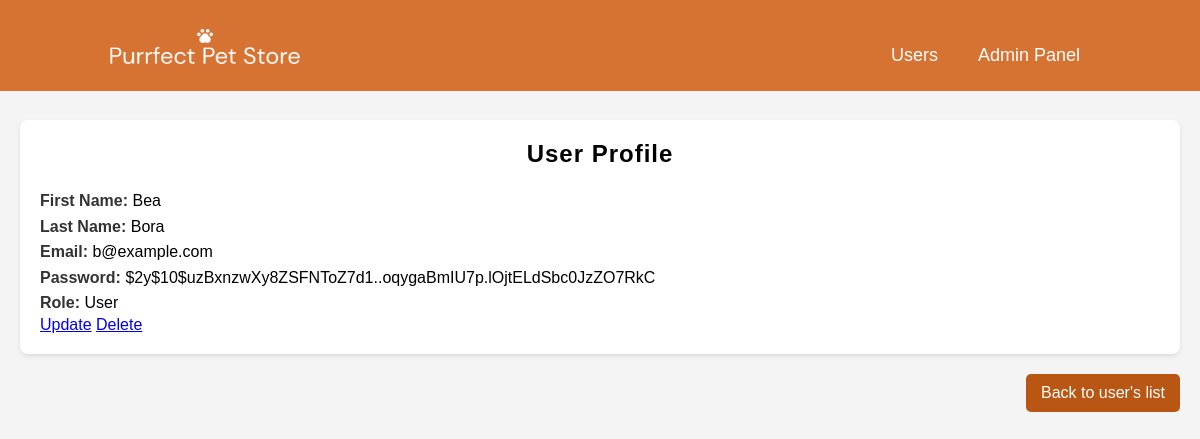
Page /view_user.php?user_id=2 on the committed database.
### tables this page shows
CREATE TABLE `users` (
  `user_id` int(11) NOT NULL,
  `firstName` varchar(50) NOT NULL,
  `lastName` varchar(50) NOT NULL,
  `email` varchar(255) NOT NULL,
  `password` varchar(255) NOT NULL,
  `is_admin` tinyint(4) NOT NULL DEFAULT 0,
  `is_seller` tinyint(4) NOT NULL DEFAULT 0,
  `is_rider` tinyint(4) NOT NULL DEFAULT 0
);

### view_user.php (the view, shortened to what this page needs)
<?php
require_once 'database.php';
if (isset($_GET['user_id'])) {
    $user_id = $_GET['user_id'];
    $stmt = $conn->prepare("SELECT * FROM users WHERE user_id = ?");
    $stmt->bind_param("i", $user_id);
    $stmt->execute();
    $result = $stmt->get_result();
    if ($result->num_rows === 0) {
        echo "No user found.";
        exit;
    } else {
        $user = $result->fetch_assoc();
    }
} else {
    echo "No user specified.";
    exit;
}
?>
<!DOCTYPE html>
<html lang="en">
<head>
    <link href='https://unpkg.com/boxicons@2.1.4/css/boxicons.min.css' rel='stylesheet'>
	<link rel="stylesheet" href="style.css">
</head>
<body class="view_user">
    <header>
		<a href="dashboard.php"><img src="images/Background/logo.png" class="logo"></a>
		<div class="nav-bar">
			<ul class="navigation">
                <li><a href="user_list.php">Users</a></li>
				<li><a href="home.php">Admin Panel</a></li>
			</ul>
		</div>
	</header>
    <?php if (isset($user)): ?>
    <div class="container-5">
        <div class="user-profile">
        <h2>User Profile</h2>
        <p><strong>First Name:</strong> <?php echo htmlspecialchars($user['firstName']); ?></p>
        <p><strong>Last Name:</strong> <?php echo htmlspecialchars($user['lastName']); ?></p>
        <p><strong>Email:</strong> <?php echo htmlspecialchars($user['email']); ?></p>
        <p><strong>Password:</strong> <?php echo htmlspecialchars($user['password']); ?></p>
        <p><strong>Role:</strong>
            <?php
            $roles = [];
            echo htmlspecialchars(implode(', ', $roles)) ?: 'User';
            ?>
        </p>
        <a href="update_user.php?user_id=<?php echo $user['user_id']; ?>" class="update-btn">Update</a>
        <a href="delete_user.php?user_id=<?php echo $user['user_id']; ?>" class="delete-btn" onclick="return confirm('Are you sure you want to delete this user?')">Delete</a>
        </div>
    </div>
    <?php else: ?>
    <p>User not found.</p>
    <?php endif; ?>
    <div class="user-container">
        <a href="user_list.php" class="back-listbtn">Back to user's list</a>
    </div>
</body>
</html>

### style.css (style rules this page uses)
* { margin: 0; padding: 0; box-sizing: border-box; font-family: 'Poppins', sans-serif; }
header { position: absolute; top: 0; left: 0; width: 100%; padding: 40px 100px; display: flex; justify-content: space-between; align-items: center; }
header .logo { position: relative; max-width: 190px; bottom: 12px; left: 10px; z-index: 1; }
.nav-bar:before { background: #d67332; width: 100%; height: 75%; position: absolute; top: 0; left: 0; content: ""; }
header .navigation { position: relative; display: flex; top: -5px; }
header .navigation li { list-style: none; display: inline-block; margin: 10px 20px; position: relative; }
header .navigation li a { text-decoration: none; color: #fff; font-size: 18px; font-weight: 450; }
header .navigation li a:not(.auth-button)::after { content: ''; height: 3px; width: 0; background: white; position: absolute; left: 0; bottom: -10px; transition: 0.5s; }
h2 { letter-spacing: 1px; text-align: center; margin-bottom: 20px; }
.view_user { font-family: Arial, sans-serif; background-color: #f4f4f4; margin: 0; padding: 20px; }
.user-profile { background-color: white; padding: 20px; margin-top: 20px; border-radius: 8px; box-shadow: 0 2px 4px rgba(0,0,0,0.1); }
.user-profile p { line-height: 1.6; }
.user-profile strong { color: #333; }
.user-container { text-align: right; }
.back-listbtn, .home-btn { display: inline-block; background-color: #C55A11; color: white; padding: 10px 15px; text-decoration: none; border-radius: 5px; margin-top: 20px; }
.container-5 { position: relative; margin-top: 100px; }
.back-listbtn, .home-btn:hover { background-color: #b95613; }

### rows in the picture
users: firstName "Bea", lastName "Bora", email "b@example.com", password "$2y$10$uzBxnzwXy8ZSFNToZ7d1..oqygaBmIU7p.lOjtELdSbc0JzZO7RkC"

### other values in the picture
htmlspecialchars(implode(', ', $roles)) ?: 'User' "User"
